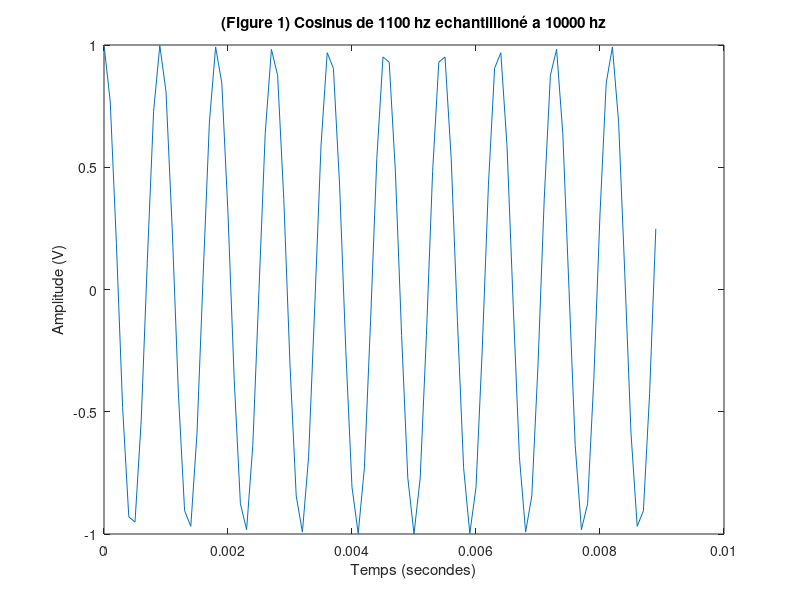
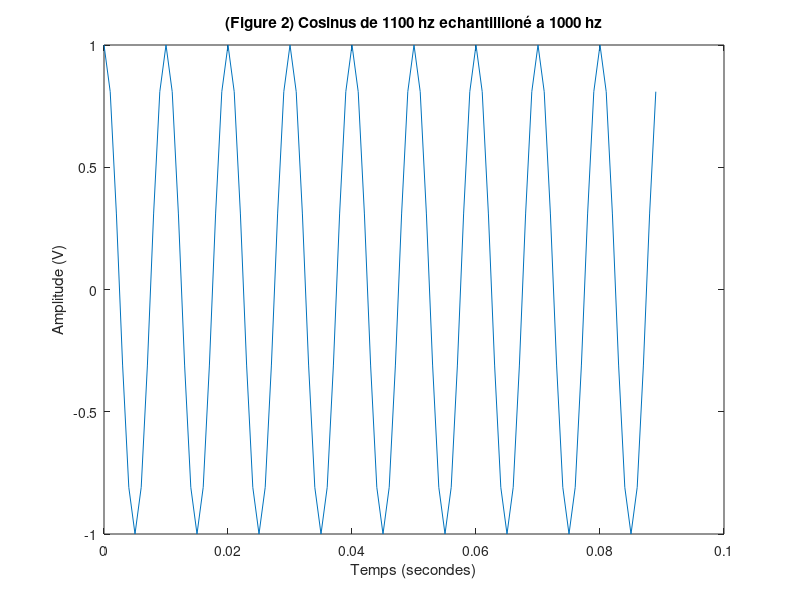
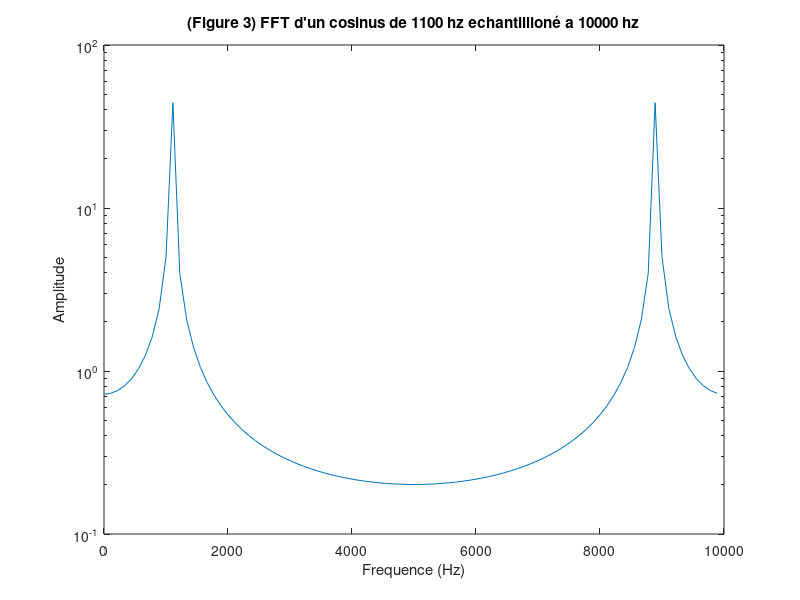
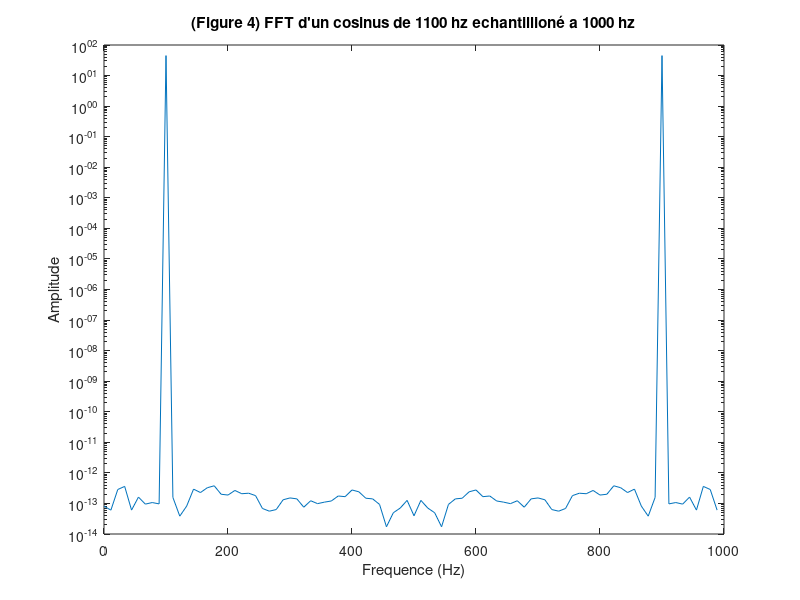

These figures' MATLAB source, in order: (Note: this script raises an error after producing the figures.)
%5.2
%Q1
N=90
f0=1100;%frequence du signal cosinus
Fe=10000;%frequence d'echantillonage
Te=1/Fe;
t=[0:Te:(N-1)*Te];%echelle des temps (abscisses)
x=cos(2*pi*f0*t);% echantillon d'un cos de freq 1100Hz ech a 10000 Hz

%Q2
figure,
plot(t,x);
title("(Figure 1) Cosinus de 1100 hz echantillioné a 10000 hz");
xlabel("Temps (secondes)");
ylabel("Amplitude (V)");

%Q3
Fe2=1000;%frequence d'echantillonage
Te2=1/Fe2;
x2=cos(2*pi*f0*(0:Te2:(N-1)*Te2));% echantillon
t2=[0:Te2:(N-1)*Te2];

figure,
plot(t2,x2);
title("(Figure 2) Cosinus de 1100 hz echantillioné a 1000 hz");
xlabel("Temps (secondes)");
ylabel("Amplitude (V)");

%5.3
%Q5.3.2 a)
X=abs(fft(x));% FFT de x
f=[0:Fe/N:(Fe-Fe/N)];

figure,
semilogy(f,X);
title("(Figure 3) FFT d'un cosinus de 1100 hz echantillioné a 10000 hz");
xlabel("Frequence (Hz)");
ylabel("Amplitude");

%Q5.3.2 b)
X2=abs(fft(x2));% FFT de x2
f2=[0:Fe2/N:(Fe2-Fe2/N)];

figure,
semilogy(f2,X2);
title("(Figure 4) FFT d'un cosinus de 1100 hz echantillioné a 1000 hz");
xlabel("Frequence (Hz)");
ylabel("Amplitude");

%Zerro padding
%Q6 = Q5.3.4
Np = 2^nextpow2(length(x));
y=x;
y(N:Np)=0;
Y=abs(fft(y));
fp=[0:Fe/Np:(Fe-Fe/Np)];

figure,
semilogy(fp,Y);
title("(Figure 5) FFT d'un cosinus de 1100 hz echantillioné a 10000 hz avec zero-padding");
xlabel("Frequence (Hz)");
ylabel("Amplitude");

%% Q7 = Q5.3.5
NpTab = [2^(nextpow2(length(x))), 2^(nextpow2(length(x))+2), 2^(nextpow2(length(x))+4)];
y1=x;
y2=x;
y3=x;

y1(N:NpTab(1))=0;
Y1=abs(fft(y1));
fp1=[0:Fe/NpTab(1):(Fe-Fe/NpTab(1))];

y2(N:NpTab(2))=0;
Y2=abs(fft(y2));
fp2=[0:Fe/NpTab(2):(Fe-Fe/NpTab(2))];

y3(N:NpTab(3))=0;
Y3=abs(fft(y3));
fp3=[0:Fe/NpTab(3):(Fe-Fe/NpTab(3))];

figure,
semilogy(fp1,Y1, 'r');

title("(Figure 6) FFT d'un cosinus de 1100 hz echantillioné a 10000 hz avec differents zero-padding");
xlabel("Frequence (Hz)");
ylabel("Amplitude");
hold on;
semilogy(fp2,Y2,'g');
hold on;
semilogy(fp3,Y3,'b');
legend("Zero-padding avec " + NpTab(1) + " points", "Avec " + NpTab(2) + " points", "Avec " + NpTab(3) + " points");

%% 5.4.2
x=cos(2*pi*f0*(1:N)*Te + 2*pi*rand);

%calcul du periodogramme:
dsp=(1/N)*abs(fft(x)).^2;
f=[0:Fe/N:Fe-Fe/N];

figure,
plot(f, dsp);
title("(Figure 7) DSP d'un cosinus à phase aléatoire");
xlabel("Indices");
ylabel("Amplitude");

%% 5.4.3

dsp_hamming=1/N*(abs(fft(x.*hamming(N)'))).^2;
dsp_blackman=1/N*(abs(fft(x.*blackman(N)'))).^2;

%Affichage
figure,
plot(f, dsp_hamming);
title("(Figure 8) DSP avec fenetres de hamming et blackman");
xlabel("Indices");
ylabel("Amplitude");
hold on;
plot(f, dsp_blackman);
legend("Fenetre de Hamming", "Fenetre de Blackman");


%% 5.4.4


dsp_welch=pwelch(x,"","","",'twosided');
fwelch=[0:Fe/length(dsp_welch):Fe-Fe/length(dsp_welch)];
figure,
plot(fwelch, dsp_welch);
title("(Figure 9) DSP avec fenetres welch");
xlabel("Indices");
ylabel("Amplitude");

%% 5.4.5

figure,
plot(f, dsp);
hold on;
plot(f, dsp_hamming);
hold on;
plot(f, dsp_blackman);
hold on;
plot(fwelch, dsp_welch);
title("(Figure 10) DSPs");
xlabel("Indices");
ylabel("Amplitude");
legend("DSP classique", "DSP avec fenetre de Hamming", "DSP avec fenetre de Blackman", "DSP avec fenetre de welch");